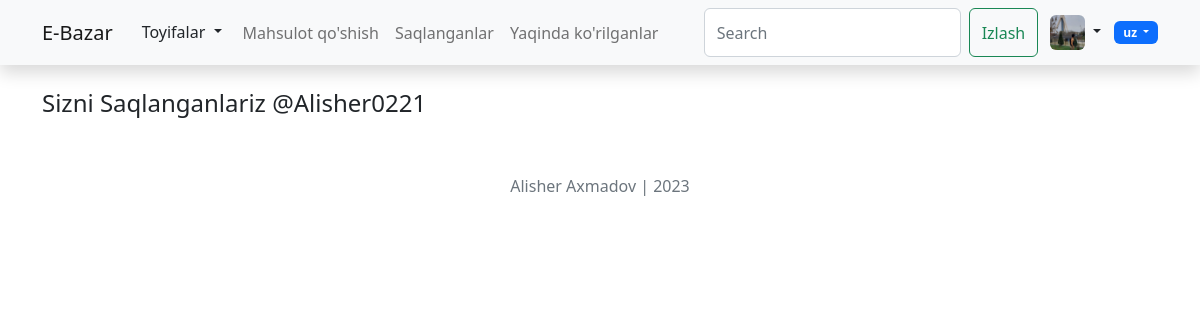
/uz/users/saveds (signed in), run on the app's committed database.
### users/models.py (models this page shows)
class CustomUser(AbstractUser):
    phone_number = models.CharField(max_length=17)
    tg_username = models.CharField(max_length=150)
    avatar = models.ImageField(upload_to='avatars/', default='avatars/default.png')
    def __str__(self):
        return str(self.username)

### users/views.py (the view)
# urls.py: path('saveds', SavedView.as_view(), name='saveds'),
class SavedView(LoginRequiredMixin, View):
    login_url='login'
    def get(self, request):
        saveds = Saved.objects.filter(author=request.user)
        q=request.GET.get('q', '')
        if q:
            products = Product.objects.filter(title__icontains=q)
            saveds = Saved.objects.filter(author=request.user, product__in=products)
        return render(request, 'saveds.html', {"saveds":saveds})

### main/views.py (called while the page is built)
def for_all_pages(request):
    categories = Category.objects.all()
    return {"categories": categories}

### templates/saveds.html (shortened to what this page needs)
{% extends "base.html" %}
{% load i18n %}
{% block content %}
   <div class="container">
    <div class=" w-100 mt-4">
        <h4 class="d-block" >{% trans "Saved Products of" %} @{{request.user}}</h4>
    </div>
</div>
{% endblock content %}

### templates/base.html (shortened to what this page needs)
{% load static %}
{% load i18n %}
<!DOCTYPE html>
<html lang="en">
<head>
    <link rel="stylesheet" type="text/css" href="{% static 'styles.css' %}">
    <link rel="stylesheet" href="https://cdn.jsdelivr.net/npm/bootstrap-icons@1.3.0/font/bootstrap-icons.css">
</head>
<body>
    <nav class="shadow navbar navbar-expand-lg bg-light">
        <div class="container">
          <a class="navbar-brand" href="/">E-Bazar</a>
          <div class="collapse navbar-collapse" id="navbarContent">
            <ul class="navbar-nav me-auto mb-2 mb-lg-0">
              <li class="nav-tem">
                <div class="btn-group">
                  <button type="button" class="btn  dropdown-toggle" data-bs-toggle="dropdown" data-bs-display="static" aria-expanded="false">
                    {% trans "Categories" %}
                  </button>
                </div>
              </li>
              <li class="nav-item">
                <a class="nav-link" href="{% url 'products:new' %}"> {% trans 'Add Product' %} </a>
              </li>
              <li class="nav-item">
                <a class="nav-link" href="{% url 'users:saveds' %}">{% trans 'Saveds' %}</a>
              </li>
              <li class="nav-item">
                <a class="nav-link" href="{% url 'users:recently_viewed' %}">{% trans 'Recently Viewed' %}</a>
              </li>
            </ul>
              <div class="btn-group">
                <form class="d-flex " role="search">
                  <input class="form-control me-2" name="q" type="search" placeholder="Search" aria-label="Search">
                  <button class="btn btn-outline-success" type="submit">{% trans 'Search' %}</button>
                </form>
                {% if request.user.is_authenticated %}
                <button type="button" class="btn  dropdown-toggle" data-bs-toggle="dropdown" data-bs-display="static" aria-expanded="false">
                  <img src="{{ request.user.avatar.url }}" width="35" height="35" class=" rounded" alt="">
                </button>
                {% else %}
                <a href="{% url 'login' %}" class="btn btn-primary">{% trans "Login" %}</a>
                <a href="{% url 'users:signup' %}" class="btn btn-primary">{% trans "SignUp" %}</a>
                {% endif %}
              </div>
          </div>
            <div class="btn-group">
              {% get_current_language as current_language %}
              {% get_available_languages as available_languages %}
              {% get_language_info_list for available_languages as langs %}
              <button class="btn badge bg-primary dropdown-toggle" type="button" data-bs-toggle="dropdown" aria-expanded="false">
                  {{ current_language }}
              </button>
          </div>
        </div>
    </nav>
   {% block content %}
   {% endblock content %}
    <div class="footer m-5 mb-3 ">
        <center class="text-muted" >Alisher Axmadov | 2023</center>
    </div>
</body>
</html>

### templates/base.html (style rules this page uses)
img { object-fit: contain; }

### data on the page
CustomUser: user.avatar (picture), user "Alisher0221"

### other printed values
{{ current_language }} "uz"
